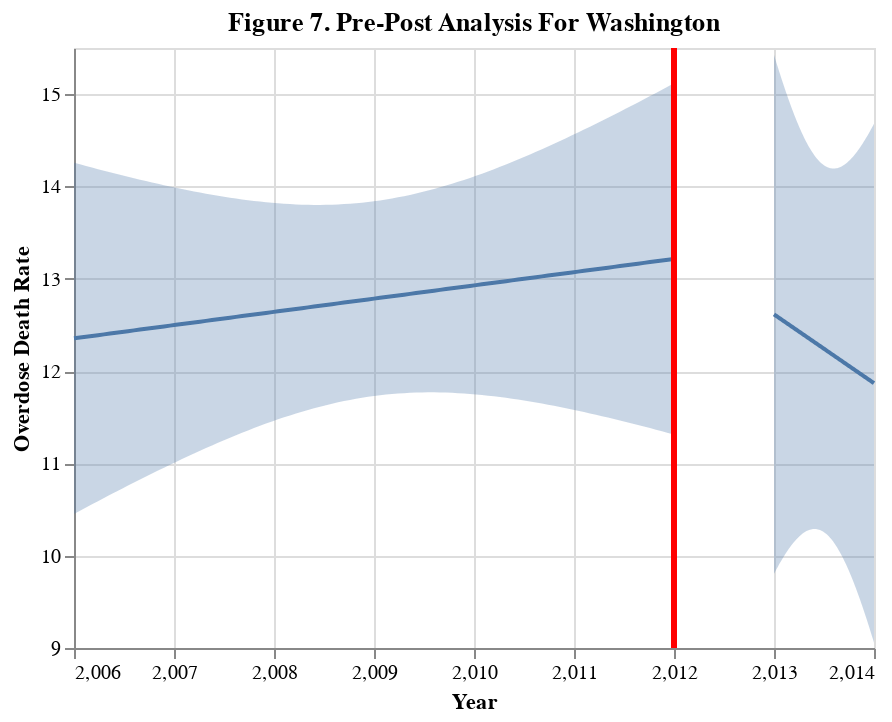

Source (notebook cell):
### Markdown cell above
> pre-post for death rate

### Code cell
xvar= "TRANSACTION_YEAR"
yvar="death_rate"
analysis = "Figure 7. Pre-Post Analysis For Washington"
target = "Overdose Death Rate"
fit, chart = pre_post(WA_death, yvar, xvar, 2012, analysis, target, alpha=0.05)
chart

### Figure 1 — Vega-Lite specification as saved in the notebook (floating-point values rounded to 4 significant figures)
{"config": {"view": {"continuousWidth": 400, "continuousHeight": 300}}, "layer": [{"data": {"name": "data-6651b69d098d8f3b04e4ee24b44a6765"}, "mark": "errorband", "encoding": {"x": {"field": "TRANSACTION_YEAR", "type": "quantitative"}, "y": {"axis": {"title": "Overdose Death Rate"}, "field": "ci_low", "type": "quantitative"}, "y2": {"field": "ci_high"}}}, {"data": {"name": "data-128f8f22c3a1c1c755a37abb344e0115"}, "mark": "errorband", "encoding": {"x": {"field": "TRANSACTION_YEAR", "type": "quantitative"}, "y": {"axis": {"title": "Overdose Death Rate"}, "field": "ci_low", "type": "quantitative"}, "y2": {"field": "ci_high"}}}, {"data": {"name": "data-6651b69d098d8f3b04e4ee24b44a6765"}, "mark": "line", "encoding": {"x": {"field": "TRANSACTION_YEAR", "type": "quantitative"}, "y": {"field": "death_rate", "scale": {"zero": false}, "type": "quantitative"}}}, {"data": {"name": "data-128f8f22c3a1c1c755a37abb344e0115"}, "mark": "line", "encoding": {"x": {"field": "TRANSACTION_YEAR", "title": "Year", "type": "quantitative"}, "y": {"field": "death_rate", "scale": {"zero": false}, "type": "quantitative"}}}, {"data": {"name": "data-093671e60d609957934f7032375c92d9"}, "mark": {"type": "rule", "color": "red", "strokeWidth": 3}, "encoding": {"x": {"field": "x", "type": "quantitative"}}}], "title": "Figure 7. Pre-Post Analysis For Washington", "$schema": "https://vega.github.io/schema/vega-lite/v4.17.0.json", "datasets": {"data-6651b69d098d8f3b04e4ee24b44a6765": [{"TRANSACTION_YEAR": 2006.0, "death_rate": 12.35, "ci_low": 10.45, "ci_high": 14.26}, {"TRANSACTION_YEAR": 2006.0, "death_rate": 12.36, "ci_low": 10.49, "ci_high": 14.24}, {"TRANSACTION_YEAR": 2006.0, "death_rate": 12.37, "ci_low": 10.52, "ci_high": 14.22}, {"TRANSACTION_YEAR": 2006.0, "death_rate": 12.38, "ci_low": 10.56, "ci_high": 14.2}, {"TRANSACTION_YEAR": 2006.0, "death_rate": 12.39, "ci_low": 10.59, "ci_high": 14.19}, {"TRANSACTION_YEAR": 2006.0, "death_rate": 12.4, "ci_low": 10.63, "ci_high": 14.17}, {"TRANSACTION_YEAR": 2006.0, "death_rate": 12.41, "ci_low": 10.66, "ci_high": 14.15}, {"TRANSACTION_YEAR": 2006.0, "death_rate": 12.41, "ci_low": 10.69, "ci_high": 14.14}, {"TRANSACTION_YEAR": 2006.0, "death_rate": 12.42, "ci_low": 10.73, "ci_high": 14.12}, {"TRANSACTION_YEAR": 2007.0, "death_rate": 12.43, "ci_low": 10.76, "ci_high": 14.1}, {"TRANSACTION_YEAR": 2007.0, "death_rate": 12.44, "ci_low": 10.79, "ci_high": 14.09}, {"TRANSACTION_YEAR": 2007.0, "death_rate": 12.45, "ci_low": 10.83, "ci_high": 14.07}, {"TRANSACTION_YEAR": 2007.0, "death_rate": 12.46, "ci_low": 10.86, "ci_high": 14.06}, {"TRANSACTION_YEAR": 2007.0, "death_rate": 12.47, "ci_low": 10.89, "ci_high": 14.04}, {"TRANSACTION_YEAR": 2007.0, "death_rate": 12.48, "ci_low": 10.92, "ci_high": 14.03}, {"TRANSACTION_YEAR": 2007.0, "death_rate": 12.48, "ci_low": 10.95, "ci_high": 14.01}, {"TRANSACTION_YEAR": 2007.0, "death_rate": 12.49, "ci_low": 10.99, "ci_high": 14.0}, {"TRANSACTION_YEAR": 2007.0, "death_rate": 12.5, "ci_low": 11.02, "ci_high": 13.99}, {"TRANSACTION_YEAR": 2007.0, "death_rate": 12.51, "ci_low": 11.05, "ci_high": 13.97}, {"TRANSACTION_YEAR": 2007.0, "death_rate": 12.52, "ci_low": 11.08, "ci_high": 13.96}, {"TRANSACTION_YEAR": 2007.0, "death_rate": 12.53, "ci_low": 11.11, "ci_high": 13.95}, {"TRANSACTION_YEAR": 2007.0, "death_rate": 12.54, "ci_low": 11.14, "ci_high": 13.93}, {"TRANSACTION_YEAR": 2007.0, "death_rate": 12.54, "ci_low": 11.17, "ci_high": 13.92}, {"TRANSACTION_YEAR": 2007.0, "death_rate": 12.55, "ci_low": 11.19, "ci_high": 13.91}, {"TRANSACTION_YEAR": 2007.0, "death_rate": 12.56, "ci_low": 11.22, "ci_high": 13.9}, {"TRANSACTION_YEAR": 2007.0, "death_rate": 12.57, "ci_low": 11.25, "ci_high": 13.89}, {"TRANSACTION_YEAR": 2008.0, "death_rate": 12.58, "ci_low": 11.28, "ci_high": 13.88}, {"TRANSACTION_YEAR": 2008.0, "death_rate": 12.59, "ci_low": 11.31, "ci_high": 13.87}, {"TRANSACTION_YEAR": 2008.0, "death_rate": 12.6, "ci_low": 11.33, "ci_high": 13.86}, {"TRANSACTION_YEAR": 2008.0, "death_rate": 12.6, "ci_low": 11.36, "ci_high": 13.85}, {"TRANSACTION_YEAR": 2008.0, "death_rate": 12.61, "ci_low": 11.38, "ci_high": 13.84}, {"TRANSACTION_YEAR": 2008.0, "death_rate": 12.62, "ci_low": 11.41, "ci_high": 13.84}, {"TRANSACTION_YEAR": 2008.0, "death_rate": 12.63, "ci_low": 11.43, "ci_high": 13.83}, {"TRANSACTION_YEAR": 2008.0, "death_rate": 12.64, "ci_low": 11.45, "ci_high": 13.82}, {"TRANSACTION_YEAR": 2008.0, "death_rate": 12.65, "ci_low": 11.48, "ci_high": 13.82}, {"TRANSACTION_YEAR": 2008.0, "death_rate": 12.66, "ci_low": 11.5, "ci_high": 13.81}, {"TRANSACTION_YEAR": 2008.0, "death_rate": 12.66, "ci_low": 11.52, "ci_high": 13.81}, {"TRANSACTION_YEAR": 2008.0, "death_rate": 12.67, "ci_low": 11.54, "ci_high": 13.81}, {"TRANSACTION_YEAR": 2008.0, "death_rate": 12.68, "ci_low": 11.56, "ci_high": 13.8}, {"TRANSACTION_YEAR": 2008.0, "death_rate": 12.69, "ci_low": 11.58, "ci_high": 13.8}, {"TRANSACTION_YEAR": 2008.0, "death_rate": 12.7, "ci_low": 11.6, "ci_high": 13.8}, {"TRANSACTION_YEAR": 2008.0, "death_rate": 12.71, "ci_low": 11.61, "ci_high": 13.8}, {"TRANSACTION_YEAR": 2009.0, "death_rate": 12.72, "ci_low": 11.63, "ci_high": 13.8}, {"TRANSACTION_YEAR": 2009.0, "death_rate": 12.72, "ci_low": 11.65, "ci_high": 13.8}, {"TRANSACTION_YEAR": 2009.0, "death_rate": 12.73, "ci_low": 11.66, "ci_high": 13.81}, {"TRANSACTION_YEAR": 2009.0, "death_rate": 12.74, "ci_low": 11.67, "ci_high": 13.81}, {"TRANSACTION_YEAR": 2009.0, "death_rate": 12.75, "ci_low": 11.69, "ci_high": 13.81}, {"TRANSACTION_YEAR": 2009.0, "death_rate": 12.76, "ci_low": 11.7, "ci_high": 13.82}, {"TRANSACTION_YEAR": 2009.0, "death_rate": 12.77, "ci_low": 11.71, "ci_high": 13.82}, {"TRANSACTION_YEAR": 2009.0, "death_rate": 12.78, "ci_low": 11.72, "ci_high": 13.83}, {"TRANSACTION_YEAR": 2009.0, "death_rate": 12.78, "ci_low": 11.73, "ci_high": 13.84}, {"TRANSACTION_YEAR": 2009.0, "death_rate": 12.79, "ci_low": 11.74, "ci_high": 13.85}, {"TRANSACTION_YEAR": 2009.0, "death_rate": 12.8, "ci_low": 11.75, "ci_high": 13.86}, {"TRANSACTION_YEAR": 2009.0, "death_rate": 12.81, "ci_low": 11.75, "ci_high": 13.87}, {"TRANSACTION_YEAR": 2009.0, "death_rate": 12.82, "ci_low": 11.76, "ci_high": 13.88}, {"TRANSACTION_YEAR": 2009.0, "death_rate": 12.83, "ci_low": 11.76, "ci_high": 13.89}, {"TRANSACTION_YEAR": 2009.0, "death_rate": 12.84, "ci_low": 11.76, "ci_high": 13.91}, {"TRANSACTION_YEAR": 2009.0, "death_rate": 12.85, "ci_low": 11.77, "ci_high": 13.92}, {"TRANSACTION_YEAR": 2009.0, "death_rate": 12.85, "ci_low": 11.77, "ci_high": 13.94}, {"TRANSACTION_YEAR": 2010.0, "death_rate": 12.86, "ci_low": 11.77, "ci_high": 13.96}, {"TRANSACTION_YEAR": 2010.0, "death_rate": 12.87, "ci_low": 11.77, "ci_high": 13.97}, {"TRANSACTION_YEAR": 2010.0, "death_rate": 12.88, "ci_low": 11.77, "ci_high": 13.99}, {"TRANSACTION_YEAR": 2010.0, "death_rate": 12.89, "ci_low": 11.77, "ci_high": 14.01}, {"TRANSACTION_YEAR": 2010.0, "death_rate": 12.9, "ci_low": 11.76, "ci_high": 14.03}, {"TRANSACTION_YEAR": 2010.0, "death_rate": 12.91, "ci_low": 11.76, "ci_high": 14.05}, {"TRANSACTION_YEAR": 2010.0, "death_rate": 12.91, "ci_low": 11.76, "ci_high": 14.07}, {"TRANSACTION_YEAR": 2010.0, "death_rate": 12.92, "ci_low": 11.75, "ci_high": 14.09}, {"TRANSACTION_YEAR": 2010.0, "death_rate": 12.93, "ci_low": 11.75, "ci_high": 14.12}, {"TRANSACTION_YEAR": 2010.0, "death_rate": 12.94, "ci_low": 11.74, "ci_high": 14.14}, {"TRANSACTION_YEAR": 2010.0, "death_rate": 12.95, "ci_low": 11.73, "ci_high": 14.16}, {"TRANSACTION_YEAR": 2010.0, "death_rate": 12.96, "ci_low": 11.73, "ci_high": 14.19}, {"TRANSACTION_YEAR": 2010.0, "death_rate": 12.97, "ci_low": 11.72, "ci_high": 14.21}, {"TRANSACTION_YEAR": 2010.0, "death_rate": 12.97, "ci_low": 11.71, "ci_high": 14.24}, {"TRANSACTION_YEAR": 2010.0, "death_rate": 12.98, "ci_low": 11.7, "ci_high": 14.26}, {"TRANSACTION_YEAR": 2010.0, "death_rate": 12.99, "ci_low": 11.69, "ci_high": 14.29}, {"TRANSACTION_YEAR": 2010.0, "death_rate": 13.0, "ci_low": 11.68, "ci_high": 14.32}, {"TRANSACTION_YEAR": 2011.0, "death_rate": 13.01, "ci_low": 11.67, "ci_high": 14.35}, {"TRANSACTION_YEAR": 2011.0, "death_rate": 13.02, "ci_low": 11.66, "ci_high": 14.38}, {"TRANSACTION_YEAR": 2011.0, "death_rate": 13.03, "ci_low": 11.65, "ci_high": 14.4}, {"TRANSACTION_YEAR": 2011.0, "death_rate": 13.03, "ci_low": 11.64, "ci_high": 14.43}, {"TRANSACTION_YEAR": 2011.0, "death_rate": 13.04, "ci_low": 11.62, "ci_high": 14.46}, {"TRANSACTION_YEAR": 2011.0, "death_rate": 13.05, "ci_low": 11.61, "ci_high": 14.49}, {"TRANSACTION_YEAR": 2011.0, "death_rate": 13.06, "ci_low": 11.6, "ci_high": 14.52}, {"TRANSACTION_YEAR": 2011.0, "death_rate": 13.07, "ci_low": 11.58, "ci_high": 14.55}, {"TRANSACTION_YEAR": 2011.0, "death_rate": 13.08, "ci_low": 11.57, "ci_high": 14.58}, {"TRANSACTION_YEAR": 2011.0, "death_rate": 13.09, "ci_low": 11.56, "ci_high": 14.62}, {"TRANSACTION_YEAR": 2011.0, "death_rate": 13.09, "ci_low": 11.54, "ci_high": 14.65}, {"TRANSACTION_YEAR": 2011.0, "death_rate": 13.1, "ci_low": 11.53, "ci_high": 14.68}, {"TRANSACTION_YEAR": 2011.0, "death_rate": 13.11, "ci_low": 11.51, "ci_high": 14.71}, {"TRANSACTION_YEAR": 2011.0, "death_rate": 13.12, "ci_low": 11.5, "ci_high": 14.74}, {"TRANSACTION_YEAR": 2011.0, "death_rate": 13.13, "ci_low": 11.48, "ci_high": 14.78}, {"TRANSACTION_YEAR": 2011.0, "death_rate": 13.14, "ci_low": 11.46, "ci_high": 14.81}, {"TRANSACTION_YEAR": 2012.0, "death_rate": 13.15, "ci_low": 11.45, "ci_high": 14.84}, {"TRANSACTION_YEAR": 2012.0, "death_rate": 13.15, "ci_low": 11.43, "ci_high": 14.88}, {"TRANSACTION_YEAR": 2012.0, "death_rate": 13.16, "ci_low": 11.42, "ci_high": 14.91}, {"TRANSACTION_YEAR": 2012.0, "death_rate": 13.17, "ci_low": 11.4, "ci_high": 14.94}, {"TRANSACTION_YEAR": 2012.0, "death_rate": 13.18, "ci_low": 11.38, "ci_high": 14.98}, {"TRANSACTION_YEAR": 2012.0, "death_rate": 13.19, "ci_low": 11.37, "ci_high": 15.01}, {"TRANSACTION_YEAR": 2012.0, "death_rate": 13.2, "ci_low": 11.35, "ci_high": 15.05}, {"TRANSACTION_YEAR": 2012.0, "death_rate": 13.21, "ci_low": 11.33, "ci_high": 15.08}, {"TRANSACTION_YEAR": 2012.0, "death_rate": 13.22, "ci_low": 11.31, "ci_high": 15.12}], "data-128f8f22c3a1c1c755a37abb344e0115": [{"TRANSACTION_YEAR": 2013.0, "death_rate": 12.61, "ci_low": 9.804, "ci_high": 15.43}, {"TRANSACTION_YEAR": 2013.0, "death_rate": 12.61, "ci_low": 9.824, "ci_high": 15.39}, {"TRANSACTION_YEAR": 2013.0, "death_rate": 12.6, "ci_low": 9.845, "ci_high": 15.35}, {"TRANSACTION_YEAR": 2013.0, "death_rate": 12.59, "ci_low": 9.864, "ci_high": 15.32}, {"TRANSACTION_YEAR": 2013.0, "death_rate": 12.58, "ci_low": 9.884, "ci_high": 15.29}, {"TRANSACTION_YEAR": 2013.0, "death_rate": 12.58, "ci_low": 9.903, "ci_high": 15.25}, {"TRANSACTION_YEAR": 2013.0, "death_rate": 12.57, "ci_low": 9.922, "ci_high": 15.22}, {"TRANSACTION_YEAR": 2013.0, "death_rate": 12.56, "ci_low": 9.941, "ci_high": 15.18}, {"TRANSACTION_YEAR": 2013.0, "death_rate": 12.55, "ci_low": 9.959, "ci_high": 15.15}, {"TRANSACTION_YEAR": 2013.0, "death_rate": 12.55, "ci_low": 9.977, "ci_high": 15.12}, {"TRANSACTION_YEAR": 2013.0, "death_rate": 12.54, "ci_low": 9.995, "ci_high": 15.09}, {"TRANSACTION_YEAR": 2013.0, "death_rate": 12.53, "ci_low": 10.01, "ci_high": 15.05}, {"TRANSACTION_YEAR": 2013.0, "death_rate": 12.53, "ci_low": 10.03, "ci_high": 15.02}, {"TRANSACTION_YEAR": 2013.0, "death_rate": 12.52, "ci_low": 10.05, "ci_high": 14.99}, {"TRANSACTION_YEAR": 2013.0, "death_rate": 12.51, "ci_low": 10.06, "ci_high": 14.96}, {"TRANSACTION_YEAR": 2013.0, "death_rate": 12.5, "ci_low": 10.08, "ci_high": 14.93}, {"TRANSACTION_YEAR": 2013.0, "death_rate": 12.5, "ci_low": 10.09, "ci_high": 14.9}, {"TRANSACTION_YEAR": 2013.0, "death_rate": 12.49, "ci_low": 10.11, "ci_high": 14.87}, {"TRANSACTION_YEAR": 2013.0, "death_rate": 12.48, "ci_low": 10.12, "ci_high": 14.84}, {"TRANSACTION_YEAR": 2013.0, "death_rate": 12.47, "ci_low": 10.13, "ci_high": 14.81}, {"TRANSACTION_YEAR": 2013.0, "death_rate": 12.47, "ci_low": 10.15, "ci_high": 14.78}, {"TRANSACTION_YEAR": 2013.0, "death_rate": 12.46, "ci_low": 10.16, "ci_high": 14.76}, {"TRANSACTION_YEAR": 2013.0, "death_rate": 12.45, "ci_low": 10.17, "ci_high": 14.73}, {"TRANSACTION_YEAR": 2013.0, "death_rate": 12.44, "ci_low": 10.18, "ci_high": 14.7}, {"TRANSACTION_YEAR": 2013.0, "death_rate": 12.44, "ci_low": 10.2, "ci_high": 14.68}, {"TRANSACTION_YEAR": 2013.0, "death_rate": 12.43, "ci_low": 10.21, "ci_high": 14.65}, {"TRANSACTION_YEAR": 2013.0, "death_rate": 12.42, "ci_low": 10.22, "ci_high": 14.63}, {"TRANSACTION_YEAR": 2013.0, "death_rate": 12.41, "ci_low": 10.23, "ci_high": 14.6}, {"TRANSACTION_YEAR": 2013.0, "death_rate": 12.41, "ci_low": 10.23, "ci_high": 14.58}, {"TRANSACTION_YEAR": 2013.0, "death_rate": 12.4, "ci_low": 10.24, "ci_high": 14.55}, {"TRANSACTION_YEAR": 2013.0, "death_rate": 12.39, "ci_low": 10.25, "ci_high": 14.53}, {"TRANSACTION_YEAR": 2013.0, "death_rate": 12.38, "ci_low": 10.26, "ci_high": 14.51}, {"TRANSACTION_YEAR": 2013.0, "death_rate": 12.38, "ci_low": 10.26, "ci_high": 14.49}, {"TRANSACTION_YEAR": 2013.0, "death_rate": 12.37, "ci_low": 10.27, "ci_high": 14.47}, {"TRANSACTION_YEAR": 2013.0, "death_rate": 12.36, "ci_low": 10.27, "ci_high": 14.45}, {"TRANSACTION_YEAR": 2013.0, "death_rate": 12.35, "ci_low": 10.28, "ci_high": 14.43}, {"TRANSACTION_YEAR": 2013.0, "death_rate": 12.35, "ci_low": 10.28, "ci_high": 14.41}, {"TRANSACTION_YEAR": 2013.0, "death_rate": 12.34, "ci_low": 10.29, "ci_high": 14.39}, {"TRANSACTION_YEAR": 2013.0, "death_rate": 12.33, "ci_low": 10.29, "ci_high": 14.38}, {"TRANSACTION_YEAR": 2013.0, "death_rate": 12.32, "ci_low": 10.29, "ci_high": 14.36}, {"TRANSACTION_YEAR": 2013.0, "death_rate": 12.32, "ci_low": 10.29, "ci_high": 14.34}, {"TRANSACTION_YEAR": 2013.0, "death_rate": 12.31, "ci_low": 10.29, "ci_high": 14.33}, {"TRANSACTION_YEAR": 2013.0, "death_rate": 12.3, "ci_low": 10.29, "ci_high": 14.31}, {"TRANSACTION_YEAR": 2013.0, "death_rate": 12.29, "ci_low": 10.29, "ci_high": 14.3}, {"TRANSACTION_YEAR": 2013.0, "death_rate": 12.29, "ci_low": 10.28, "ci_high": 14.29}, {"TRANSACTION_YEAR": 2013.0, "death_rate": 12.28, "ci_low": 10.28, "ci_high": 14.28}, {"TRANSACTION_YEAR": 2013.0, "death_rate": 12.27, "ci_low": 10.28, "ci_high": 14.27}, {"TRANSACTION_YEAR": 2013.0, "death_rate": 12.26, "ci_low": 10.27, "ci_high": 14.26}, {"TRANSACTION_YEAR": 2013.0, "death_rate": 12.26, "ci_low": 10.27, "ci_high": 14.25}, {"TRANSACTION_YEAR": 2013.0, "death_rate": 12.25, "ci_low": 10.26, "ci_high": 14.24}, {"TRANSACTION_YEAR": 2013.0, "death_rate": 12.24, "ci_low": 10.25, "ci_high": 14.23}, {"TRANSACTION_YEAR": 2014.0, "death_rate": 12.23, "ci_low": 10.25, "ci_high": 14.22}, {"TRANSACTION_YEAR": 2014.0, "death_rate": 12.23, "ci_low": 10.24, "ci_high": 14.22}, {"TRANSACTION_YEAR": 2014.0, "death_rate": 12.22, "ci_low": 10.23, "ci_high": 14.21}, {"TRANSACTION_YEAR": 2014.0, "death_rate": 12.21, "ci_low": 10.22, "ci_high": 14.21}, {"TRANSACTION_YEAR": 2014.0, "death_rate": 12.2, "ci_low": 10.21, "ci_high": 14.2}, {"TRANSACTION_YEAR": 2014.0, "death_rate": 12.2, "ci_low": 10.2, "ci_high": 14.2}, {"TRANSACTION_YEAR": 2014.0, "death_rate": 12.19, "ci_low": 10.18, "ci_high": 14.2}, {"TRANSACTION_YEAR": 2014.0, "death_rate": 12.18, "ci_low": 10.17, "ci_high": 14.19}, {"TRANSACTION_YEAR": 2014.0, "death_rate": 12.17, "ci_low": 10.16, "ci_high": 14.19}, {"TRANSACTION_YEAR": 2014.0, "death_rate": 12.17, "ci_low": 10.14, "ci_high": 14.19}, {"TRANSACTION_YEAR": 2014.0, "death_rate": 12.16, "ci_low": 10.12, "ci_high": 14.19}, {"TRANSACTION_YEAR": 2014.0, "death_rate": 12.15, "ci_low": 10.11, "ci_high": 14.2}, {"TRANSACTION_YEAR": 2014.0, "death_rate": 12.14, "ci_low": 10.09, "ci_high": 14.2}, {"TRANSACTION_YEAR": 2014.0, "death_rate": 12.14, "ci_low": 10.07, "ci_high": 14.2}, {"TRANSACTION_YEAR": 2014.0, "death_rate": 12.13, "ci_low": 10.05, "ci_high": 14.2}, {"TRANSACTION_YEAR": 2014.0, "death_rate": 12.12, "ci_low": 10.04, "ci_high": 14.21}, {"TRANSACTION_YEAR": 2014.0, "death_rate": 12.11, "ci_low": 10.02, "ci_high": 14.21}, {"TRANSACTION_YEAR": 2014.0, "death_rate": 12.11, "ci_low": 9.995, "ci_high": 14.22}, {"TRANSACTION_YEAR": 2014.0, "death_rate": 12.1, "ci_low": 9.974, "ci_high": 14.23}, {"TRANSACTION_YEAR": 2014.0, "death_rate": 12.09, "ci_low": 9.952, "ci_high": 14.23}, {"TRANSACTION_YEAR": 2014.0, "death_rate": 12.09, "ci_low": 9.929, "ci_high": 14.24}, {"TRANSACTION_YEAR": 2014.0, "death_rate": 12.08, "ci_low": 9.906, "ci_high": 14.25}, {"TRANSACTION_YEAR": 2014.0, "death_rate": 12.07, "ci_low": 9.882, "ci_high": 14.26}, {"TRANSACTION_YEAR": 2014.0, "death_rate": 12.06, "ci_low": 9.858, "ci_high": 14.27}, {"TRANSACTION_YEAR": 2014.0, "death_rate": 12.06, "ci_low": 9.833, "ci_high": 14.28}, {"TRANSACTION_YEAR": 2014.0, "death_rate": 12.05, "ci_low": 9.808, "ci_high": 14.29}, {"TRANSACTION_YEAR": 2014.0, "death_rate": 12.04, "ci_low": 9.782, "ci_high": 14.3}, {"TRANSACTION_YEAR": 2014.0, "death_rate": 12.03, "ci_low": 9.755, "ci_high": 14.31}, {"TRANSACTION_YEAR": 2014.0, "death_rate": 12.03, "ci_low": 9.728, "ci_high": 14.32}, {"TRANSACTION_YEAR": 2014.0, "death_rate": 12.02, "ci_low": 9.7, "ci_high": 14.34}, {"TRANSACTION_YEAR": 2014.0, "death_rate": 12.01, "ci_low": 9.672, "ci_high": 14.35}, {"TRANSACTION_YEAR": 2014.0, "death_rate": 12.0, "ci_low": 9.643, "ci_high": 14.36}, {"TRANSACTION_YEAR": 2014.0, "death_rate": 12.0, "ci_low": 9.614, "ci_high": 14.38}, {"TRANSACTION_YEAR": 2014.0, "death_rate": 11.99, "ci_low": 9.585, "ci_high": 14.39}, {"TRANSACTION_YEAR": 2014.0, "death_rate": 11.98, "ci_low": 9.555, "ci_high": 14.41}, {"TRANSACTION_YEAR": 2014.0, "death_rate": 11.97, "ci_low": 9.524, "ci_high": 14.42}, {"TRANSACTION_YEAR": 2014.0, "death_rate": 11.97, "ci_low": 9.493, "ci_high": 14.44}, {"TRANSACTION_YEAR": 2014.0, "death_rate": 11.96, "ci_low": 9.462, "ci_high": 14.45}, {"TRANSACTION_YEAR": 2014.0, "death_rate": 11.95, "ci_low": 9.43, "ci_high": 14.47}, {"TRANSACTION_YEAR": 2014.0, "death_rate": 11.94, "ci_low": 9.398, "ci_high": 14.49}, {"TRANSACTION_YEAR": 2014.0, "death_rate": 11.94, "ci_low": 9.366, "ci_high": 14.51}, {"TRANSACTION_YEAR": 2014.0, "death_rate": 11.93, "ci_low": 9.333, "ci_high": 14.52}, {"TRANSACTION_YEAR": 2014.0, "death_rate": 11.92, "ci_low": 9.3, "ci_high": 14.54}, {"TRANSACTION_YEAR": 2014.0, "death_rate": 11.91, "ci_low": 9.266, "ci_high": 14.56}, {"TRANSACTION_YEAR": 2014.0, "death_rate": 11.91, "ci_low": 9.232, "ci_high": 14.58}, {"TRANSACTION_YEAR": 2014.0, "death_rate": 11.9, "ci_low": 9.198, "ci_high": 14.6}, {"TRANSACTION_YEAR": 2014.0, "death_rate": 11.89, "ci_low": 9.163, "ci_high": 14.62}, {"TRANSACTION_YEAR": 2014.0, "death_rate": 11.88, "ci_low": 9.129, "ci_high": 14.64}, {"TRANSACTION_YEAR": 2014.0, "death_rate": 11.88, "ci_low": 9.093, "ci_high": 14.66}, {"TRANSACTION_YEAR": 2014.0, "death_rate": 11.87, "ci_low": 9.058, "ci_high": 14.68}], "data-093671e60d609957934f7032375c92d9": [{"x": 2012}]}}
